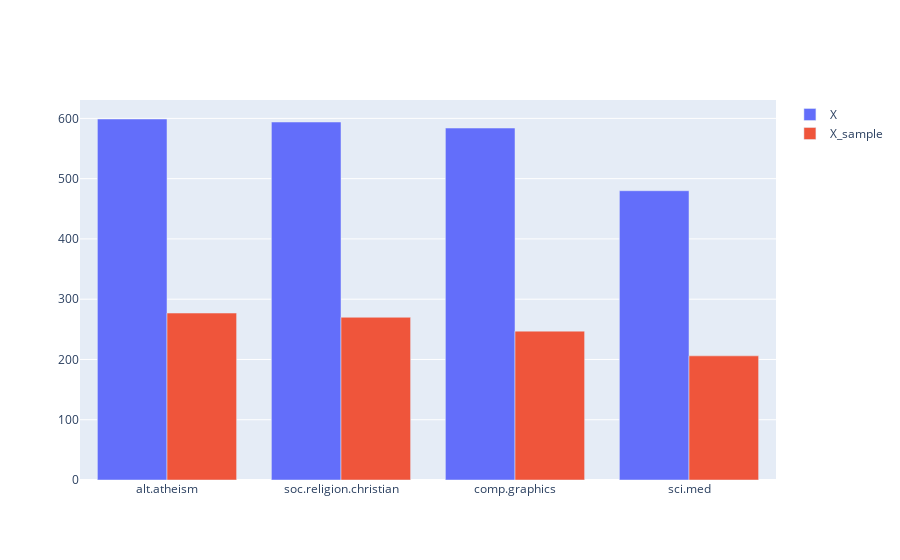

Source (notebook cell):
### Markdown cell above
### >>> Exercise 6 (take home):
Notice any changes from the `X` dataframe to the `X_sample` dataframe? What are they? Report every change you noticed as compared to the previous state of `X`. Feel free to query and look more closely at the dataframe for these changes.

### Code cell
# Answer here

print(X.head())
print(X_sample.head())

print("-----size of dataframe-----")
print("X:", X.shape,", X_sample:",X_sample.shape)


print("\n-----distribution of data-----")
X_count = X.value_counts('category_name')
print("X:", X_count)

X_sample_count = X_sample.value_counts('category_name')
print("\nX_sample:", X_sample_count)


import plotly.graph_objects as go


fig = go.Figure(data=[
    go.Bar(name='X', x=categories, y=X.value_counts('category_name')),
    go.Bar(name='X_sample', x=categories, y=X_sample.value_counts('category_name'))
])

# Change the bar mode
fig.update_layout(barmode='group')
fig.show()

### Figure 1 — Plotly figure (JSON) as saved in the notebook; plotly's stock layout.template omitted (floating-point values rounded to 4 significant figures)
{"data": [{"name": "X", "type": "bar", "x": ["alt.atheism", "soc.religion.christian", "comp.graphics", "sci.med"], "y": [599, 594, 584, 480]}, {"name": "X_sample", "type": "bar", "x": ["alt.atheism", "soc.religion.christian", "comp.graphics", "sci.med"], "y": [277, 270, 247, 206]}], "layout": {"barmode": "group"}}
